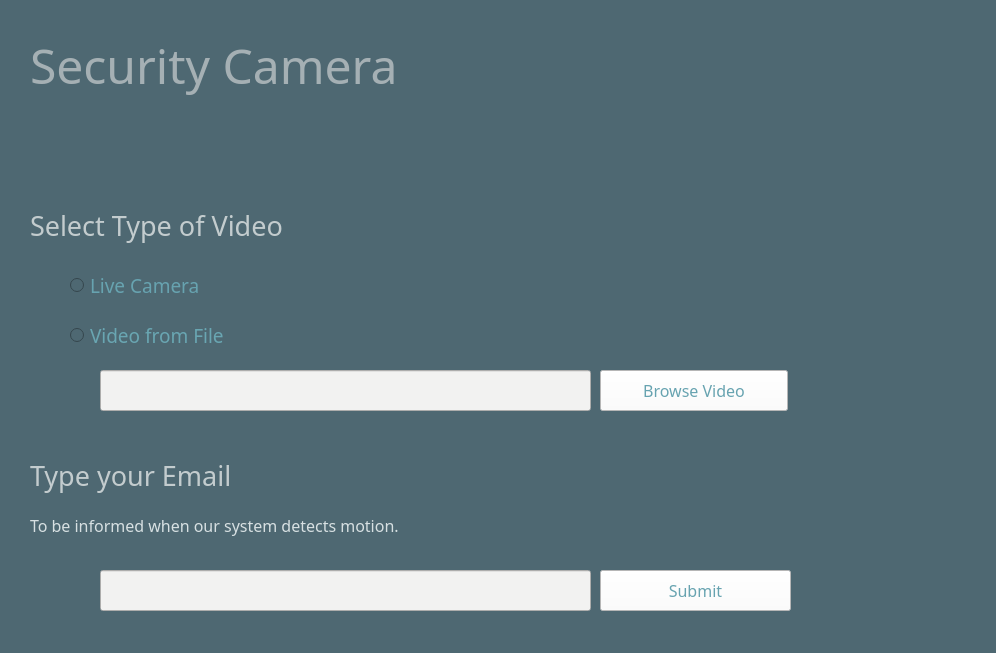
<?xml version="1.0" encoding="UTF-8"?>
<ui version="4.0">
 <class>SecurityCameraMain</class>
 <widget class="QWidget" name="SecurityCameraMain">
  <property name="geometry">
   <rect>
    <x>0</x>
    <y>0</y>
    <width>996</width>
    <height>653</height>
   </rect>
  </property>
  <property name="palette">
   <palette>
    <active>
     <colorrole role="WindowText">
      <brush brushstyle="SolidPattern">
       <color alpha="255">
        <red>0</red>
        <green>0</green>
        <blue>0</blue>
       </color>
      </brush>
     </colorrole>
     <colorrole role="Button">
      <brush brushstyle="SolidPattern">
       <color alpha="255">
        <red>255</red>
        <green>255</green>
        <blue>255</blue>
       </color>
      </brush>
     </colorrole>
     <colorrole role="Light">
      <brush brushstyle="SolidPattern">
       <color alpha="255">
        <red>187</red>
        <green>241</green>
        <blue>255</blue>
       </color>
      </brush>
     </colorrole>
     <colorrole role="Midlight">
      <brush brushstyle="SolidPattern">
       <color alpha="255">
        <red>155</red>
        <green>201</green>
        <blue>213</blue>
       </color>
      </brush>
     </colorrole>
     <colorrole role="Dark">
      <brush brushstyle="SolidPattern">
       <color alpha="255">
        <red>62</red>
        <green>81</green>
        <blue>86</blue>
       </color>
      </brush>
     </colorrole>
     <colorrole role="Mid">
      <brush brushstyle="SolidPattern">
       <color alpha="255">
        <red>82</red>
        <green>108</green>
        <blue>115</blue>
       </color>
      </brush>
     </colorrole>
     <colorrole role="Text">
      <brush brushstyle="SolidPattern">
       <color alpha="255">
        <red>0</red>
        <green>0</green>
        <blue>0</blue>
       </color>
      </brush>
     </colorrole>
     <colorrole role="BrightText">
      <brush brushstyle="SolidPattern">
       <color alpha="255">
        <red>255</red>
        <green>255</green>
        <blue>255</blue>
       </color>
      </brush>
     </colorrole>
     <colorrole role="ButtonText">
      <brush brushstyle="SolidPattern">
       <color alpha="255">
        <red>0</red>
        <green>0</green>
        <blue>0</blue>
       </color>
      </brush>
     </colorrole>
     <colorrole role="Base">
      <brush brushstyle="SolidPattern">
       <color alpha="255">
        <red>78</red>
        <green>104</green>
        <blue>114</blue>
       </color>
      </brush>
     </colorrole>
     <colorrole role="Window">
      <brush brushstyle="SolidPattern">
       <color alpha="255">
        <red>78</red>
        <green>104</green>
        <blue>114</blue>
       </color>
      </brush>
     </colorrole>
     <colorrole role="Shadow">
      <brush brushstyle="SolidPattern">
       <color alpha="255">
        <red>0</red>
        <green>0</green>
        <blue>0</blue>
       </color>
      </brush>
     </colorrole>
     <colorrole role="AlternateBase">
      <brush brushstyle="SolidPattern">
       <color alpha="255">
        <red>189</red>
        <green>208</green>
        <blue>213</blue>
       </color>
      </brush>
     </colorrole>
     <colorrole role="ToolTipBase">
      <brush brushstyle="SolidPattern">
       <color alpha="255">
        <red>255</red>
        <green>255</green>
        <blue>220</blue>
       </color>
      </brush>
     </colorrole>
     <colorrole role="ToolTipText">
      <brush brushstyle="SolidPattern">
       <color alpha="255">
        <red>0</red>
        <green>0</green>
        <blue>0</blue>
       </color>
      </brush>
     </colorrole>
    </active>
    <inactive>
     <colorrole role="WindowText">
      <brush brushstyle="SolidPattern">
       <color alpha="255">
        <red>0</red>
        <green>0</green>
        <blue>0</blue>
       </color>
      </brush>
     </colorrole>
     <colorrole role="Button">
      <brush brushstyle="SolidPattern">
       <color alpha="255">
        <red>255</red>
        <green>255</green>
        <blue>255</blue>
       </color>
      </brush>
     </colorrole>
     <colorrole role="Light">
      <brush brushstyle="SolidPattern">
       <color alpha="255">
        <red>187</red>
        <green>241</green>
        <blue>255</blue>
       </color>
      </brush>
     </colorrole>
     <colorrole role="Midlight">
      <brush brushstyle="SolidPattern">
       <color alpha="255">
        <red>155</red>
        <green>201</green>
        <blue>213</blue>
       </color>
      </brush>
     </colorrole>
     <colorrole role="Dark">
      <brush brushstyle="SolidPattern">
       <color alpha="255">
        <red>62</red>
        <green>81</green>
        <blue>86</blue>
       </color>
      </brush>
     </colorrole>
     <colorrole role="Mid">
      <brush brushstyle="SolidPattern">
       <color alpha="255">
        <red>82</red>
        <green>108</green>
        <blue>115</blue>
       </color>
      </brush>
     </colorrole>
     <colorrole role="Text">
      <brush brushstyle="SolidPattern">
       <color alpha="255">
        <red>0</red>
        <green>0</green>
        <blue>0</blue>
       </color>
      </brush>
     </colorrole>
     <colorrole role="BrightText">
      <brush brushstyle="SolidPattern">
       <color alpha="255">
        <red>255</red>
        <green>255</green>
        <blue>255</blue>
       </color>
      </brush>
     </colorrole>
     <colorrole role="ButtonText">
      <brush brushstyle="SolidPattern">
       <color alpha="255">
        <red>0</red>
        <green>0</green>
        <blue>0</blue>
       </color>
      </brush>
     </colorrole>
     <colorrole role="Base">
      <brush brushstyle="SolidPattern">
       <color alpha="255">
        <red>78</red>
        <green>104</green>
        <blue>114</blue>
       </color>
      </brush>
     </colorrole>
     <colorrole role="Window">
      <brush brushstyle="SolidPattern">
       <color alpha="255">
        <red>78</red>
        <green>104</green>
        <blue>114</blue>
       </color>
      </brush>
     </colorrole>
     <colorrole role="Shadow">
      <brush brushstyle="SolidPattern">
       <color alpha="255">
        <red>0</red>
        <green>0</green>
        <blue>0</blue>
       </color>
      </brush>
     </colorrole>
     <colorrole role="AlternateBase">
      <brush brushstyle="SolidPattern">
       <color alpha="255">
        <red>189</red>
        <green>208</green>
        <blue>213</blue>
       </color>
      </brush>
     </colorrole>
     <colorrole role="ToolTipBase">
      <brush brushstyle="SolidPattern">
       <color alpha="255">
        <red>255</red>
        <green>255</green>
        <blue>220</blue>
       </color>
      </brush>
     </colorrole>
     <colorrole role="ToolTipText">
      <brush brushstyle="SolidPattern">
       <color alpha="255">
        <red>0</red>
        <green>0</green>
        <blue>0</blue>
       </color>
      </brush>
     </colorrole>
    </inactive>
    <disabled>
     <colorrole role="WindowText">
      <brush brushstyle="SolidPattern">
       <color alpha="255">
        <red>62</red>
        <green>81</green>
        <blue>86</blue>
       </color>
      </brush>
     </colorrole>
     <colorrole role="Button">
      <brush brushstyle="SolidPattern">
       <color alpha="255">
        <red>255</red>
        <green>255</green>
        <blue>255</blue>
       </color>
      </brush>
     </colorrole>
     <colorrole role="Light">
      <brush brushstyle="SolidPattern">
       <color alpha="255">
        <red>187</red>
        <green>241</green>
        <blue>255</blue>
       </color>
      </brush>
     </colorrole>
     <colorrole role="Midlight">
      <brush brushstyle="SolidPattern">
       <color alpha="255">
        <red>155</red>
        <green>201</green>
        <blue>213</blue>
       </color>
      </brush>
     </colorrole>
     <colorrole role="Dark">
      <brush brushstyle="SolidPattern">
       <color alpha="255">
        <red>62</red>
        <green>81</green>
        <blue>86</blue>
       </color>
      </brush>
     </colorrole>
     <colorrole role="Mid">
      <brush brushstyle="SolidPattern">
       <color alpha="255">
        <red>82</red>
        <green>108</green>
        <blue>115</blue>
       </color>
      </brush>
     </colorrole>
     <colorrole role="Text">
      <brush brushstyle="SolidPattern">
       <color alpha="255">
        <red>62</red>
        <green>81</green>
        <blue>86</blue>
       </color>
      </brush>
     </colorrole>
     <colorrole role="BrightText">
      <brush brushstyle="SolidPattern">
       <color alpha="255">
        <red>255</red>
        <green>255</green>
        <blue>255</blue>
       </color>
      </brush>
     </colorrole>
     <colorrole role="ButtonText">
      <brush brushstyle="SolidPattern">
       <color alpha="255">
        <red>62</red>
        <green>81</green>
        <blue>86</blue>
       </color>
      </brush>
     </colorrole>
     <colorrole role="Base">
      <brush brushstyle="SolidPattern">
       <color alpha="255">
        <red>78</red>
        <green>104</green>
        <blue>114</blue>
       </color>
      </brush>
     </colorrole>
     <colorrole role="Window">
      <brush brushstyle="SolidPattern">
       <color alpha="255">
        <red>78</red>
        <green>104</green>
        <blue>114</blue>
       </color>
      </brush>
     </colorrole>
     <colorrole role="Shadow">
      <brush brushstyle="SolidPattern">
       <color alpha="255">
        <red>0</red>
        <green>0</green>
        <blue>0</blue>
       </color>
      </brush>
     </colorrole>
     <colorrole role="AlternateBase">
      <brush brushstyle="SolidPattern">
       <color alpha="255">
        <red>124</red>
        <green>162</green>
        <blue>172</blue>
       </color>
      </brush>
     </colorrole>
     <colorrole role="ToolTipBase">
      <brush brushstyle="SolidPattern">
       <color alpha="255">
        <red>255</red>
        <green>255</green>
        <blue>220</blue>
       </color>
      </brush>
     </colorrole>
     <colorrole role="ToolTipText">
      <brush brushstyle="SolidPattern">
       <color alpha="255">
        <red>0</red>
        <green>0</green>
        <blue>0</blue>
       </color>
      </brush>
     </colorrole>
    </disabled>
   </palette>
  </property>
  <property name="windowTitle">
   <string>Security Camera</string>
  </property>
  <property name="windowIcon">
   <iconset>
    <normaloff>eye.png</normaloff>eye.png</iconset>
  </property>
  <property name="styleSheet">
   <string notr="true">background-color:rgb(78,104,114)</string>
  </property>
  <widget class="QLabel" name="Lock_label">
   <property name="geometry">
    <rect>
     <x>710</x>
     <y>30</y>
     <width>261</width>
     <height>251</height>
    </rect>
   </property>
   <property name="palette">
    <palette>
     <active>
      <colorrole role="Button">
       <brush brushstyle="SolidPattern">
        <color alpha="255">
         <red>78</red>
         <green>104</green>
         <blue>114</blue>
        </color>
       </brush>
      </colorrole>
      <colorrole role="Base">
       <brush brushstyle="SolidPattern">
        <color alpha="255">
         <red>78</red>
         <green>104</green>
         <blue>114</blue>
        </color>
       </brush>
      </colorrole>
      <colorrole role="Window">
       <brush brushstyle="SolidPattern">
        <color alpha="255">
         <red>78</red>
         <green>104</green>
         <blue>114</blue>
        </color>
       </brush>
      </colorrole>
     </active>
     <inactive>
      <colorrole role="Button">
       <brush brushstyle="SolidPattern">
        <color alpha="255">
         <red>78</red>
         <green>104</green>
         <blue>114</blue>
        </color>
       </brush>
      </colorrole>
      <colorrole role="Base">
       <brush brushstyle="SolidPattern">
        <color alpha="255">
         <red>78</red>
         <green>104</green>
         <blue>114</blue>
        </color>
       </brush>
      </colorrole>
      <colorrole role="Window">
       <brush brushstyle="SolidPattern">
        <color alpha="255">
         <red>78</red>
         <green>104</green>
         <blue>114</blue>
        </color>
       </brush>
      </colorrole>
     </inactive>
     <disabled>
      <colorrole role="Button">
       <brush brushstyle="SolidPattern">
        <color alpha="255">
         <red>78</red>
         <green>104</green>
         <blue>114</blue>
        </color>
       </brush>
      </colorrole>
      <colorrole role="Base">
       <brush brushstyle="SolidPattern">
        <color alpha="255">
         <red>78</red>
         <green>104</green>
         <blue>114</blue>
        </color>
       </brush>
      </colorrole>
      <colorrole role="Window">
       <brush brushstyle="SolidPattern">
        <color alpha="255">
         <red>78</red>
         <green>104</green>
         <blue>114</blue>
        </color>
       </brush>
      </colorrole>
     </disabled>
    </palette>
   </property>
   <property name="text">
    <string/>
   </property>
   <property name="pixmap">
    <pixmap>lock.png</pixmap>
   </property>
   <property name="scaledContents">
    <bool>true</bool>
   </property>
  </widget>
  <widget class="QLabel" name="SecurityCameraLabel">
   <property name="geometry">
    <rect>
     <x>30</x>
     <y>10</y>
     <width>611</width>
     <height>111</height>
    </rect>
   </property>
   <property name="palette">
    <palette>
     <active>
      <colorrole role="WindowText">
       <brush brushstyle="SolidPattern">
        <color alpha="255">
         <red>165</red>
         <green>176</green>
         <blue>180</blue>
        </color>
       </brush>
      </colorrole>
      <colorrole role="Button">
       <brush brushstyle="SolidPattern">
        <color alpha="255">
         <red>78</red>
         <green>104</green>
         <blue>114</blue>
        </color>
       </brush>
      </colorrole>
      <colorrole role="Base">
       <brush brushstyle="SolidPattern">
        <color alpha="255">
         <red>78</red>
         <green>104</green>
         <blue>114</blue>
        </color>
       </brush>
      </colorrole>
      <colorrole role="Window">
       <brush brushstyle="SolidPattern">
        <color alpha="255">
         <red>78</red>
         <green>104</green>
         <blue>114</blue>
        </color>
       </brush>
      </colorrole>
     </active>
     <inactive>
      <colorrole role="WindowText">
       <brush brushstyle="SolidPattern">
        <color alpha="255">
         <red>165</red>
         <green>176</green>
         <blue>180</blue>
        </color>
       </brush>
      </colorrole>
      <colorrole role="Button">
       <brush brushstyle="SolidPattern">
        <color alpha="255">
         <red>78</red>
         <green>104</green>
         <blue>114</blue>
        </color>
       </brush>
      </colorrole>
      <colorrole role="Base">
       <brush brushstyle="SolidPattern">
        <color alpha="255">
         <red>78</red>
         <green>104</green>
         <blue>114</blue>
        </color>
       </brush>
      </colorrole>
      <colorrole role="Window">
       <brush brushstyle="SolidPattern">
        <color alpha="255">
         <red>78</red>
         <green>104</green>
         <blue>114</blue>
        </color>
       </brush>
      </colorrole>
     </inactive>
     <disabled>
      <colorrole role="WindowText">
       <brush brushstyle="SolidPattern">
        <color alpha="255">
         <red>62</red>
         <green>81</green>
         <blue>86</blue>
        </color>
       </brush>
      </colorrole>
      <colorrole role="Button">
       <brush brushstyle="SolidPattern">
        <color alpha="255">
         <red>78</red>
         <green>104</green>
         <blue>114</blue>
        </color>
       </brush>
      </colorrole>
      <colorrole role="Base">
       <brush brushstyle="SolidPattern">
        <color alpha="255">
         <red>78</red>
         <green>104</green>
         <blue>114</blue>
        </color>
       </brush>
      </colorrole>
      <colorrole role="Window">
       <brush brushstyle="SolidPattern">
        <color alpha="255">
         <red>78</red>
         <green>104</green>
         <blue>114</blue>
        </color>
       </brush>
      </colorrole>
     </disabled>
    </palette>
   </property>
   <property name="font">
    <font>
     <family>Century Gothic</family>
     <pointsize>36</pointsize>
     <weight>50</weight>
     <bold>false</bold>
    </font>
   </property>
   <property name="text">
    <string>Security Camera</string>
   </property>
  </widget>
  <widget class="QRadioButton" name="LiveCameraRadioButton">
   <property name="geometry">
    <rect>
     <x>70</x>
     <y>260</y>
     <width>231</width>
     <height>51</height>
    </rect>
   </property>
   <property name="palette">
    <palette>
     <active>
      <colorrole role="WindowText">
       <brush brushstyle="SolidPattern">
        <color alpha="255">
         <red>103</red>
         <green>163</green>
         <blue>176</blue>
        </color>
       </brush>
      </colorrole>
      <colorrole role="Button">
       <brush brushstyle="SolidPattern">
        <color alpha="255">
         <red>78</red>
         <green>104</green>
         <blue>114</blue>
        </color>
       </brush>
      </colorrole>
      <colorrole role="Base">
       <brush brushstyle="SolidPattern">
        <color alpha="255">
         <red>78</red>
         <green>104</green>
         <blue>114</blue>
        </color>
       </brush>
      </colorrole>
      <colorrole role="Window">
       <brush brushstyle="SolidPattern">
        <color alpha="255">
         <red>78</red>
         <green>104</green>
         <blue>114</blue>
        </color>
       </brush>
      </colorrole>
      <colorrole role="Highlight">
       <brush brushstyle="SolidPattern">
        <color alpha="255">
         <red>80</red>
         <green>125</green>
         <blue>136</blue>
        </color>
       </brush>
      </colorrole>
     </active>
     <inactive>
      <colorrole role="WindowText">
       <brush brushstyle="SolidPattern">
        <color alpha="255">
         <red>103</red>
         <green>163</green>
         <blue>176</blue>
        </color>
       </brush>
      </colorrole>
      <colorrole role="Button">
       <brush brushstyle="SolidPattern">
        <color alpha="255">
         <red>78</red>
         <green>104</green>
         <blue>114</blue>
        </color>
       </brush>
      </colorrole>
      <colorrole role="Base">
       <brush brushstyle="SolidPattern">
        <color alpha="255">
         <red>78</red>
         <green>104</green>
         <blue>114</blue>
        </color>
       </brush>
      </colorrole>
      <colorrole role="Window">
       <brush brushstyle="SolidPattern">
        <color alpha="255">
         <red>78</red>
         <green>104</green>
         <blue>114</blue>
        </color>
       </brush>
      </colorrole>
      <colorrole role="Highlight">
       <brush brushstyle="SolidPattern">
        <color alpha="255">
         <red>80</red>
         <green>125</green>
         <blue>136</blue>
        </color>
       </brush>
      </colorrole>
     </inactive>
     <disabled>
      <colorrole role="WindowText">
       <brush brushstyle="SolidPattern">
        <color alpha="255">
         <red>62</red>
         <green>81</green>
         <blue>86</blue>
        </color>
       </brush>
      </colorrole>
      <colorrole role="Button">
       <brush brushstyle="SolidPattern">
        <color alpha="255">
         <red>78</red>
         <green>104</green>
         <blue>114</blue>
        </color>
       </brush>
      </colorrole>
      <colorrole role="Base">
       <brush brushstyle="SolidPattern">
        <color alpha="255">
         <red>78</red>
         <green>104</green>
         <blue>114</blue>
        </color>
       </brush>
      </colorrole>
      <colorrole role="Window">
       <brush brushstyle="SolidPattern">
        <color alpha="255">
         <red>78</red>
         <green>104</green>
         <blue>114</blue>
        </color>
       </brush>
      </colorrole>
      <colorrole role="Highlight">
       <brush brushstyle="SolidPattern">
        <color alpha="255">
         <red>0</red>
         <green>120</green>
         <blue>215</blue>
        </color>
       </brush>
      </colorrole>
     </disabled>
    </palette>
   </property>
   <property name="font">
    <font>
     <family>Century Gothic</family>
     <pointsize>14</pointsize>
    </font>
   </property>
   <property name="text">
    <string>Live Camera</string>
   </property>
  </widget>
  <widget class="QRadioButton" name="VideoFromFileRadioButton_2">
   <property name="geometry">
    <rect>
     <x>70</x>
     <y>300</y>
     <width>281</width>
     <height>71</height>
    </rect>
   </property>
   <property name="palette">
    <palette>
     <active>
      <colorrole role="WindowText">
       <brush brushstyle="SolidPattern">
        <color alpha="255">
         <red>105</red>
         <green>166</green>
         <blue>178</blue>
        </color>
       </brush>
      </colorrole>
      <colorrole role="Button">
       <brush brushstyle="SolidPattern">
        <color alpha="255">
         <red>78</red>
         <green>104</green>
         <blue>114</blue>
        </color>
       </brush>
      </colorrole>
      <colorrole role="Base">
       <brush brushstyle="SolidPattern">
        <color alpha="255">
         <red>78</red>
         <green>104</green>
         <blue>114</blue>
        </color>
       </brush>
      </colorrole>
      <colorrole role="Window">
       <brush brushstyle="SolidPattern">
        <color alpha="255">
         <red>78</red>
         <green>104</green>
         <blue>114</blue>
        </color>
       </brush>
      </colorrole>
      <colorrole role="Highlight">
       <brush brushstyle="SolidPattern">
        <color alpha="255">
         <red>80</red>
         <green>125</green>
         <blue>136</blue>
        </color>
       </brush>
      </colorrole>
     </active>
     <inactive>
      <colorrole role="WindowText">
       <brush brushstyle="SolidPattern">
        <color alpha="255">
         <red>105</red>
         <green>166</green>
         <blue>178</blue>
        </color>
       </brush>
      </colorrole>
      <colorrole role="Button">
       <brush brushstyle="SolidPattern">
        <color alpha="255">
         <red>78</red>
         <green>104</green>
         <blue>114</blue>
        </color>
       </brush>
      </colorrole>
      <colorrole role="Base">
       <brush brushstyle="SolidPattern">
        <color alpha="255">
         <red>78</red>
         <green>104</green>
         <blue>114</blue>
        </color>
       </brush>
      </colorrole>
      <colorrole role="Window">
       <brush brushstyle="SolidPattern">
        <color alpha="255">
         <red>78</red>
         <green>104</green>
         <blue>114</blue>
        </color>
       </brush>
      </colorrole>
      <colorrole role="Highlight">
       <brush brushstyle="SolidPattern">
        <color alpha="255">
         <red>80</red>
         <green>125</green>
         <blue>136</blue>
        </color>
       </brush>
      </colorrole>
     </inactive>
     <disabled>
      <colorrole role="WindowText">
       <brush brushstyle="SolidPattern">
        <color alpha="255">
         <red>62</red>
         <green>81</green>
         <blue>86</blue>
        </color>
       </brush>
      </colorrole>
      <colorrole role="Button">
       <brush brushstyle="SolidPattern">
        <color alpha="255">
         <red>78</red>
         <green>104</green>
         <blue>114</blue>
        </color>
       </brush>
      </colorrole>
      <colorrole role="Base">
       <brush brushstyle="SolidPattern">
        <color alpha="255">
         <red>78</red>
         <green>104</green>
         <blue>114</blue>
        </color>
       </brush>
      </colorrole>
      <colorrole role="Window">
       <brush brushstyle="SolidPattern">
        <color alpha="255">
         <red>78</red>
         <green>104</green>
         <blue>114</blue>
        </color>
       </brush>
      </colorrole>
      <colorrole role="Highlight">
       <brush brushstyle="SolidPattern">
        <color alpha="255">
         <red>0</red>
         <green>120</green>
         <blue>215</blue>
        </color>
       </brush>
      </colorrole>
     </disabled>
    </palette>
   </property>
   <property name="font">
    <font>
     <family>Century Gothic</family>
     <pointsize>14</pointsize>
    </font>
   </property>
   <property name="text">
    <string>Video from File</string>
   </property>
  </widget>
  <widget class="QLineEdit" name="VideoBrowseLineEdit">
   <property name="geometry">
    <rect>
     <x>100</x>
     <y>370</y>
     <width>491</width>
     <height>41</height>
    </rect>
   </property>
   <property name="palette">
    <palette>
     <active>
      <colorrole role="Button">
       <brush brushstyle="SolidPattern">
        <color alpha="255">
         <red>242</red>
         <green>242</green>
         <blue>241</blue>
        </color>
       </brush>
      </colorrole>
      <colorrole role="Base">
       <brush brushstyle="SolidPattern">
        <color alpha="255">
         <red>242</red>
         <green>242</green>
         <blue>241</blue>
        </color>
       </brush>
      </colorrole>
      <colorrole role="Window">
       <brush brushstyle="SolidPattern">
        <color alpha="255">
         <red>242</red>
         <green>242</green>
         <blue>241</blue>
        </color>
       </brush>
      </colorrole>
     </active>
     <inactive>
      <colorrole role="Button">
       <brush brushstyle="SolidPattern">
        <color alpha="255">
         <red>242</red>
         <green>242</green>
         <blue>241</blue>
        </color>
       </brush>
      </colorrole>
      <colorrole role="Base">
       <brush brushstyle="SolidPattern">
        <color alpha="255">
         <red>242</red>
         <green>242</green>
         <blue>241</blue>
        </color>
       </brush>
      </colorrole>
      <colorrole role="Window">
       <brush brushstyle="SolidPattern">
        <color alpha="255">
         <red>242</red>
         <green>242</green>
         <blue>241</blue>
        </color>
       </brush>
      </colorrole>
     </inactive>
     <disabled>
      <colorrole role="Button">
       <brush brushstyle="SolidPattern">
        <color alpha="255">
         <red>242</red>
         <green>242</green>
         <blue>241</blue>
        </color>
       </brush>
      </colorrole>
      <colorrole role="Base">
       <brush brushstyle="SolidPattern">
        <color alpha="255">
         <red>242</red>
         <green>242</green>
         <blue>241</blue>
        </color>
       </brush>
      </colorrole>
      <colorrole role="Window">
       <brush brushstyle="SolidPattern">
        <color alpha="255">
         <red>242</red>
         <green>242</green>
         <blue>241</blue>
        </color>
       </brush>
      </colorrole>
     </disabled>
    </palette>
   </property>
   <property name="font">
    <font>
     <family>Century Gothic</family>
     <pointsize>10</pointsize>
    </font>
   </property>
   <property name="styleSheet">
    <string notr="true">background-color:rgb(242,242,241)</string>
   </property>
   <property name="frame">
    <bool>true</bool>
   </property>
  </widget>
  <widget class="QPushButton" name="BrowseButton">
   <property name="geometry">
    <rect>
     <x>600</x>
     <y>370</y>
     <width>188</width>
     <height>41</height>
    </rect>
   </property>
   <property name="palette">
    <palette>
     <active>
      <colorrole role="Button">
       <brush brushstyle="SolidPattern">
        <color alpha="255">
         <red>255</red>
         <green>255</green>
         <blue>255</blue>
        </color>
       </brush>
      </colorrole>
      <colorrole role="ButtonText">
       <brush brushstyle="SolidPattern">
        <color alpha="255">
         <red>103</red>
         <green>163</green>
         <blue>176</blue>
        </color>
       </brush>
      </colorrole>
      <colorrole role="Base">
       <brush brushstyle="SolidPattern">
        <color alpha="255">
         <red>255</red>
         <green>255</green>
         <blue>255</blue>
        </color>
       </brush>
      </colorrole>
      <colorrole role="Window">
       <brush brushstyle="SolidPattern">
        <color alpha="255">
         <red>255</red>
         <green>255</green>
         <blue>255</blue>
        </color>
       </brush>
      </colorrole>
     </active>
     <inactive>
      <colorrole role="Button">
       <brush brushstyle="SolidPattern">
        <color alpha="255">
         <red>255</red>
         <green>255</green>
         <blue>255</blue>
        </color>
       </brush>
      </colorrole>
      <colorrole role="ButtonText">
       <brush brushstyle="SolidPattern">
        <color alpha="255">
         <red>103</red>
         <green>163</green>
         <blue>176</blue>
        </color>
       </brush>
      </colorrole>
      <colorrole role="Base">
       <brush brushstyle="SolidPattern">
        <color alpha="255">
         <red>255</red>
         <green>255</green>
         <blue>255</blue>
        </color>
       </brush>
      </colorrole>
      <colorrole role="Window">
       <brush brushstyle="SolidPattern">
        <color alpha="255">
         <red>255</red>
         <green>255</green>
         <blue>255</blue>
        </color>
       </brush>
      </colorrole>
     </inactive>
     <disabled>
      <colorrole role="Button">
       <brush brushstyle="SolidPattern">
        <color alpha="255">
         <red>255</red>
         <green>255</green>
         <blue>255</blue>
        </color>
       </brush>
      </colorrole>
      <colorrole role="ButtonText">
       <brush brushstyle="SolidPattern">
        <color alpha="255">
         <red>62</red>
         <green>81</green>
         <blue>86</blue>
        </color>
       </brush>
      </colorrole>
      <colorrole role="Base">
       <brush brushstyle="SolidPattern">
        <color alpha="255">
         <red>255</red>
         <green>255</green>
         <blue>255</blue>
        </color>
       </brush>
      </colorrole>
      <colorrole role="Window">
       <brush brushstyle="SolidPattern">
        <color alpha="255">
         <red>255</red>
         <green>255</green>
         <blue>255</blue>
        </color>
       </brush>
      </colorrole>
     </disabled>
    </palette>
   </property>
   <property name="font">
    <font>
     <family>Century Gothic</family>
     <pointsize>12</pointsize>
    </font>
   </property>
   <property name="styleSheet">
    <string notr="true">background-color:rgb(255,255,255)</string>
   </property>
   <property name="text">
    <string>Browse Video</string>
   </property>
  </widget>
  <widget class="QLabel" name="SelectTypeOfVideo_label">
   <property name="geometry">
    <rect>
     <x>30</x>
     <y>200</y>
     <width>421</width>
     <height>51</height>
    </rect>
   </property>
   <property name="palette">
    <palette>
     <active>
      <colorrole role="WindowText">
       <brush brushstyle="SolidPattern">
        <color alpha="255">
         <red>195</red>
         <green>204</green>
         <blue>206</blue>
        </color>
       </brush>
      </colorrole>
      <colorrole role="Button">
       <brush brushstyle="SolidPattern">
        <color alpha="255">
         <red>78</red>
         <green>104</green>
         <blue>114</blue>
        </color>
       </brush>
      </colorrole>
      <colorrole role="Base">
       <brush brushstyle="SolidPattern">
        <color alpha="255">
         <red>78</red>
         <green>104</green>
         <blue>114</blue>
        </color>
       </brush>
      </colorrole>
      <colorrole role="Window">
       <brush brushstyle="SolidPattern">
        <color alpha="255">
         <red>78</red>
         <green>104</green>
         <blue>114</blue>
        </color>
       </brush>
      </colorrole>
     </active>
     <inactive>
      <colorrole role="WindowText">
       <brush brushstyle="SolidPattern">
        <color alpha="255">
         <red>195</red>
         <green>204</green>
         <blue>206</blue>
        </color>
       </brush>
      </colorrole>
      <colorrole role="Button">
       <brush brushstyle="SolidPattern">
        <color alpha="255">
         <red>78</red>
         <green>104</green>
         <blue>114</blue>
        </color>
       </brush>
      </colorrole>
      <colorrole role="Base">
       <brush brushstyle="SolidPattern">
        <color alpha="255">
         <red>78</red>
         <green>104</green>
         <blue>114</blue>
        </color>
       </brush>
      </colorrole>
      <colorrole role="Window">
       <brush brushstyle="SolidPattern">
        <color alpha="255">
         <red>78</red>
         <green>104</green>
         <blue>114</blue>
        </color>
       </brush>
      </colorrole>
     </inactive>
     <disabled>
      <colorrole role="WindowText">
       <brush brushstyle="SolidPattern">
        <color alpha="255">
         <red>62</red>
         <green>81</green>
         <blue>86</blue>
        </color>
       </brush>
      </colorrole>
      <colorrole role="Button">
       <brush brushstyle="SolidPattern">
        <color alpha="255">
         <red>78</red>
         <green>104</green>
         <blue>114</blue>
        </color>
       </brush>
      </colorrole>
      <colorrole role="Base">
       <brush brushstyle="SolidPattern">
        <color alpha="255">
         <red>78</red>
         <green>104</green>
         <blue>114</blue>
        </color>
       </brush>
      </colorrole>
      <colorrole role="Window">
       <brush brushstyle="SolidPattern">
        <color alpha="255">
         <red>78</red>
         <green>104</green>
         <blue>114</blue>
        </color>
       </brush>
      </colorrole>
     </disabled>
    </palette>
   </property>
   <property name="font">
    <font>
     <family>Century Gothic</family>
     <pointsize>20</pointsize>
    </font>
   </property>
   <property name="text">
    <string>Select Type of Video</string>
   </property>
  </widget>
  <widget class="QLabel" name="TypeYourEmailLabel">
   <property name="geometry">
    <rect>
     <x>30</x>
     <y>450</y>
     <width>421</width>
     <height>51</height>
    </rect>
   </property>
   <property name="palette">
    <palette>
     <active>
      <colorrole role="WindowText">
       <brush brushstyle="SolidPattern">
        <color alpha="255">
         <red>195</red>
         <green>204</green>
         <blue>206</blue>
        </color>
       </brush>
      </colorrole>
      <colorrole role="Button">
       <brush brushstyle="SolidPattern">
        <color alpha="255">
         <red>78</red>
         <green>104</green>
         <blue>114</blue>
        </color>
       </brush>
      </colorrole>
      <colorrole role="Base">
       <brush brushstyle="SolidPattern">
        <color alpha="255">
         <red>78</red>
         <green>104</green>
         <blue>114</blue>
        </color>
       </brush>
      </colorrole>
      <colorrole role="Window">
       <brush brushstyle="SolidPattern">
        <color alpha="255">
         <red>78</red>
         <green>104</green>
         <blue>114</blue>
        </color>
       </brush>
      </colorrole>
     </active>
     <inactive>
      <colorrole role="WindowText">
       <brush brushstyle="SolidPattern">
        <color alpha="255">
         <red>195</red>
         <green>204</green>
         <blue>206</blue>
        </color>
       </brush>
      </colorrole>
      <colorrole role="Button">
       <brush brushstyle="SolidPattern">
        <color alpha="255">
         <red>78</red>
         <green>104</green>
         <blue>114</blue>
        </color>
       </brush>
      </colorrole>
      <colorrole role="Base">
       <brush brushstyle="SolidPattern">
        <color alpha="255">
         <red>78</red>
         <green>104</green>
         <blue>114</blue>
        </color>
       </brush>
      </colorrole>
      <colorrole role="Window">
       <brush brushstyle="SolidPattern">
        <color alpha="255">
         <red>78</red>
         <green>104</green>
         <blue>114</blue>
        </color>
       </brush>
      </colorrole>
     </inactive>
     <disabled>
      <colorrole role="WindowText">
       <brush brushstyle="SolidPattern">
        <color alpha="255">
         <red>62</red>
         <green>81</green>
         <blue>86</blue>
        </color>
       </brush>
      </colorrole>
      <colorrole role="Button">
       <brush brushstyle="SolidPattern">
        <color alpha="255">
         <red>78</red>
         <green>104</green>
         <blue>114</blue>
        </color>
       </brush>
      </colorrole>
      <colorrole role="Base">
       <brush brushstyle="SolidPattern">
        <color alpha="255">
         <red>78</red>
         <green>104</green>
         <blue>114</blue>
        </color>
       </brush>
      </colorrole>
      <colorrole role="Window">
       <brush brushstyle="SolidPattern">
        <color alpha="255">
         <red>78</red>
         <green>104</green>
         <blue>114</blue>
        </color>
       </brush>
      </colorrole>
     </disabled>
    </palette>
   </property>
   <property name="font">
    <font>
     <family>Century Gothic</family>
     <pointsize>20</pointsize>
    </font>
   </property>
   <property name="text">
    <string>Type your Email</string>
   </property>
  </widget>
  <widget class="QLineEdit" name="Email_lineEdit">
   <property name="geometry">
    <rect>
     <x>100</x>
     <y>570</y>
     <width>491</width>
     <height>41</height>
    </rect>
   </property>
   <property name="palette">
    <palette>
     <active>
      <colorrole role="Button">
       <brush brushstyle="SolidPattern">
        <color alpha="255">
         <red>242</red>
         <green>242</green>
         <blue>241</blue>
        </color>
       </brush>
      </colorrole>
      <colorrole role="Base">
       <brush brushstyle="SolidPattern">
        <color alpha="255">
         <red>242</red>
         <green>242</green>
         <blue>241</blue>
        </color>
       </brush>
      </colorrole>
      <colorrole role="Window">
       <brush brushstyle="SolidPattern">
        <color alpha="255">
         <red>242</red>
         <green>242</green>
         <blue>241</blue>
        </color>
       </brush>
      </colorrole>
     </active>
     <inactive>
      <colorrole role="Button">
       <brush brushstyle="SolidPattern">
        <color alpha="255">
         <red>242</red>
         <green>242</green>
         <blue>241</blue>
        </color>
       </brush>
      </colorrole>
      <colorrole role="Base">
       <brush brushstyle="SolidPattern">
        <color alpha="255">
         <red>242</red>
         <green>242</green>
         <blue>241</blue>
        </color>
       </brush>
      </colorrole>
      <colorrole role="Window">
       <brush brushstyle="SolidPattern">
        <color alpha="255">
         <red>242</red>
         <green>242</green>
         <blue>241</blue>
        </color>
       </brush>
      </colorrole>
     </inactive>
     <disabled>
      <colorrole role="Button">
       <brush brushstyle="SolidPattern">
        <color alpha="255">
         <red>242</red>
         <green>242</green>
         <blue>241</blue>
        </color>
       </brush>
      </colorrole>
      <colorrole role="Base">
       <brush brushstyle="SolidPattern">
        <color alpha="255">
         <red>242</red>
         <green>242</green>
         <blue>241</blue>
        </color>
       </brush>
      </colorrole>
      <colorrole role="Window">
       <brush brushstyle="SolidPattern">
        <color alpha="255">
         <red>242</red>
         <green>242</green>
         <blue>241</blue>
        </color>
       </brush>
      </colorrole>
     </disabled>
    </palette>
   </property>
   <property name="font">
    <font>
     <family>Century Gothic</family>
     <pointsize>10</pointsize>
    </font>
   </property>
   <property name="styleSheet">
    <string notr="true">background-color:rgb(242,242,241)</string>
   </property>
   <property name="frame">
    <bool>true</bool>
   </property>
  </widget>
  <widget class="QPushButton" name="Submit_button">
   <property name="geometry">
    <rect>
     <x>600</x>
     <y>570</y>
     <width>191</width>
     <height>41</height>
    </rect>
   </property>
   <property name="palette">
    <palette>
     <active>
      <colorrole role="Button">
       <brush brushstyle="SolidPattern">
        <color alpha="255">
         <red>255</red>
         <green>255</green>
         <blue>255</blue>
        </color>
       </brush>
      </colorrole>
      <colorrole role="ButtonText">
       <brush brushstyle="SolidPattern">
        <color alpha="255">
         <red>103</red>
         <green>163</green>
         <blue>176</blue>
        </color>
       </brush>
      </colorrole>
      <colorrole role="Base">
       <brush brushstyle="SolidPattern">
        <color alpha="255">
         <red>255</red>
         <green>255</green>
         <blue>255</blue>
        </color>
       </brush>
      </colorrole>
      <colorrole role="Window">
       <brush brushstyle="SolidPattern">
        <color alpha="255">
         <red>255</red>
         <green>255</green>
         <blue>255</blue>
        </color>
       </brush>
      </colorrole>
     </active>
     <inactive>
      <colorrole role="Button">
       <brush brushstyle="SolidPattern">
        <color alpha="255">
         <red>255</red>
         <green>255</green>
         <blue>255</blue>
        </color>
       </brush>
      </colorrole>
      <colorrole role="ButtonText">
       <brush brushstyle="SolidPattern">
        <color alpha="255">
         <red>103</red>
         <green>163</green>
         <blue>176</blue>
        </color>
       </brush>
      </colorrole>
      <colorrole role="Base">
       <brush brushstyle="SolidPattern">
        <color alpha="255">
         <red>255</red>
         <green>255</green>
         <blue>255</blue>
        </color>
       </brush>
      </colorrole>
      <colorrole role="Window">
       <brush brushstyle="SolidPattern">
        <color alpha="255">
         <red>255</red>
         <green>255</green>
         <blue>255</blue>
        </color>
       </brush>
      </colorrole>
     </inactive>
     <disabled>
      <colorrole role="Button">
       <brush brushstyle="SolidPattern">
        <color alpha="255">
         <red>255</red>
         <green>255</green>
         <blue>255</blue>
        </color>
       </brush>
      </colorrole>
      <colorrole role="ButtonText">
       <brush brushstyle="SolidPattern">
        <color alpha="255">
         <red>62</red>
         <green>81</green>
         <blue>86</blue>
        </color>
       </brush>
      </colorrole>
      <colorrole role="Base">
       <brush brushstyle="SolidPattern">
        <color alpha="255">
         <red>255</red>
         <green>255</green>
         <blue>255</blue>
        </color>
       </brush>
      </colorrole>
      <colorrole role="Window">
       <brush brushstyle="SolidPattern">
        <color alpha="255">
         <red>255</red>
         <green>255</green>
         <blue>255</blue>
        </color>
       </brush>
      </colorrole>
     </disabled>
    </palette>
   </property>
   <property name="font">
    <font>
     <family>Century Gothic</family>
     <pointsize>12</pointsize>
    </font>
   </property>
   <property name="styleSheet">
    <string notr="true">background-color:rgb(255,255,255)</string>
   </property>
   <property name="text">
    <string>Submit</string>
   </property>
  </widget>
  <widget class="QLabel" name="infoAboutEmail_label">
   <property name="geometry">
    <rect>
     <x>30</x>
     <y>500</y>
     <width>601</width>
     <height>51</height>
    </rect>
   </property>
   <property name="palette">
    <palette>
     <active>
      <colorrole role="WindowText">
       <brush brushstyle="SolidPattern">
        <color alpha="255">
         <red>215</red>
         <green>224</green>
         <blue>226</blue>
        </color>
       </brush>
      </colorrole>
      <colorrole role="Button">
       <brush brushstyle="SolidPattern">
        <color alpha="255">
         <red>78</red>
         <green>104</green>
         <blue>114</blue>
        </color>
       </brush>
      </colorrole>
      <colorrole role="Base">
       <brush brushstyle="SolidPattern">
        <color alpha="255">
         <red>78</red>
         <green>104</green>
         <blue>114</blue>
        </color>
       </brush>
      </colorrole>
      <colorrole role="Window">
       <brush brushstyle="SolidPattern">
        <color alpha="255">
         <red>78</red>
         <green>104</green>
         <blue>114</blue>
        </color>
       </brush>
      </colorrole>
     </active>
     <inactive>
      <colorrole role="WindowText">
       <brush brushstyle="SolidPattern">
        <color alpha="255">
         <red>215</red>
         <green>224</green>
         <blue>226</blue>
        </color>
       </brush>
      </colorrole>
      <colorrole role="Button">
       <brush brushstyle="SolidPattern">
        <color alpha="255">
         <red>78</red>
         <green>104</green>
         <blue>114</blue>
        </color>
       </brush>
      </colorrole>
      <colorrole role="Base">
       <brush brushstyle="SolidPattern">
        <color alpha="255">
         <red>78</red>
         <green>104</green>
         <blue>114</blue>
        </color>
       </brush>
      </colorrole>
      <colorrole role="Window">
       <brush brushstyle="SolidPattern">
        <color alpha="255">
         <red>78</red>
         <green>104</green>
         <blue>114</blue>
        </color>
       </brush>
      </colorrole>
     </inactive>
     <disabled>
      <colorrole role="WindowText">
       <brush brushstyle="SolidPattern">
        <color alpha="255">
         <red>62</red>
         <green>81</green>
         <blue>86</blue>
        </color>
       </brush>
      </colorrole>
      <colorrole role="Button">
       <brush brushstyle="SolidPattern">
        <color alpha="255">
         <red>78</red>
         <green>104</green>
         <blue>114</blue>
        </color>
       </brush>
      </colorrole>
      <colorrole role="Base">
       <brush brushstyle="SolidPattern">
        <color alpha="255">
         <red>78</red>
         <green>104</green>
         <blue>114</blue>
        </color>
       </brush>
      </colorrole>
      <colorrole role="Window">
       <brush brushstyle="SolidPattern">
        <color alpha="255">
         <red>78</red>
         <green>104</green>
         <blue>114</blue>
        </color>
       </brush>
      </colorrole>
     </disabled>
    </palette>
   </property>
   <property name="font">
    <font>
     <family>Century Gothic</family>
     <pointsize>12</pointsize>
    </font>
   </property>
   <property name="text">
    <string>To be informed when our system detects motion.</string>
   </property>
  </widget>
 </widget>
 <resources/>
 <connections/>
</ui>
